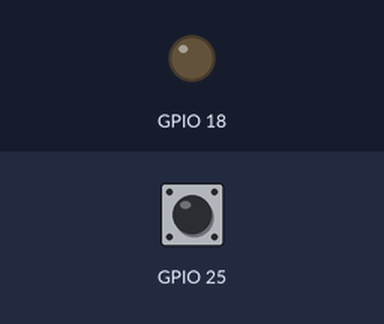
This program was run on a simulated Raspberry Pi (BCM pin numbers). Shown: output pins drawn as LEDs (lit = HIGH). The inputs (shaded band) are chosen by the test bench; at power-on: GPIO 25 HIGH. What the program prints to the terminal is not drawn.

Above: at 1.2 s.
1.3 s: GPIO 25 pulled LOW for 0.15 s
At 1.37 s:
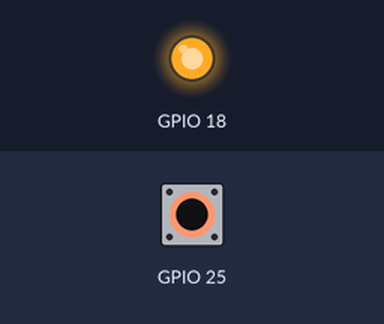
2.9 s: GPIO 25 pulled LOW for 3.2 s
At 6.9 s:
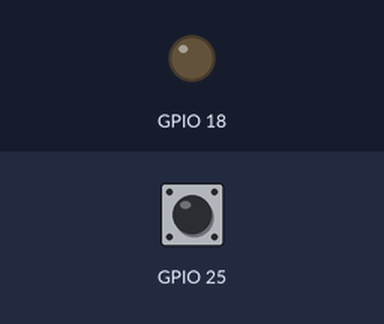
Timing chart, 0 to 8.4 s (numbered marks = the images above; inputs shaded):
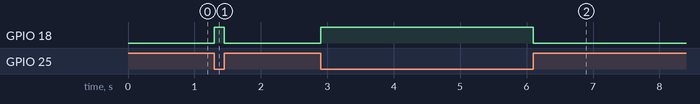

The program:

ObjetoLedBotonGpiozero.py
```python
from gpiozero import LED, Button
from signal import pause

class LedControl:
    def __init__(self, pin_led, pin_boton):
        self.led = LED(pin_led)
        self.boton = Button(pin_boton, pull_up=True)
        print(f"[INFO] LED en GPIO {pin_led}, botón en GPIO {pin_boton}")
        self.boton.when_pressed = self.led.on
        self.boton.when_released = self.led.off

    def iniciar(self):
        pause()


LED_GPIO = 18
BOTON_GPIO = 25


control = LedControl(LED_GPIO, BOTON_GPIO)
control.iniciar()
```

Measured:
- after the input at 1.3 s, GPIO 18: LOW → HIGH at once, → LOW 0.15 s later
- after the input at 2.9 s, GPIO 18: LOW → HIGH at once, → LOW 3.2 s later
